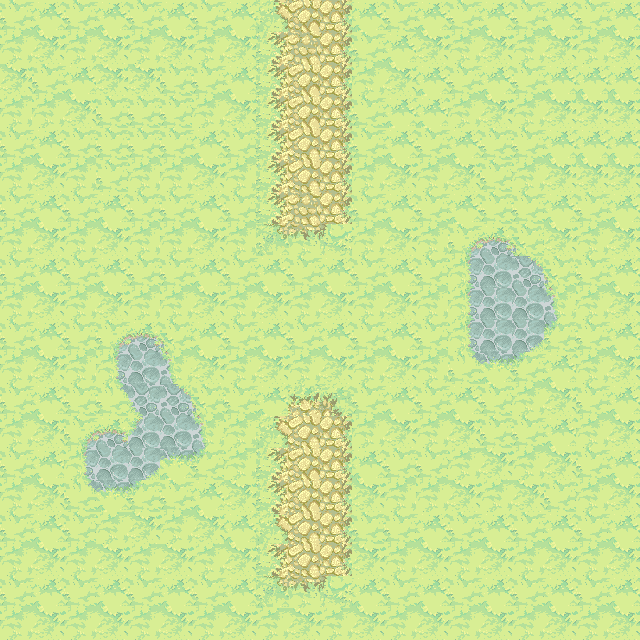

This is a level from a 2D game, rendered from its Tiled map with the project's own tilesets. A one-line summary and the map file follow, with tile-layer data summarised:
An orthogonal 20x20 tile map with 32x32 px tiles, 1 tile layer (background), 1 hidden layer not drawn, 6 tilesets.

<map version="1.0" orientation="orthogonal" renderorder="right-down" width="20" height="20" tilewidth="32" tileheight="32" nextobjectid="16">
 <tileset firstgid="1" name="ObjectLayer" tilewidth="32" tileheight="32" tilecount="84" columns="14">
  <image source="ObjectLayer.png" width="477" height="219" />
 </tileset>
 <tileset firstgid="85" name="ground_tiles" tilewidth="32" tileheight="32" tilecount="441" columns="21">
  <image source="ground_tiles.png" width="672" height="701" />
  <terraintypes>
   <terrain name="pradera" tile="43" />
   <terrain name="tierra" tile="106" />
   <terrain name="agua" tile="191" />
   <terrain name="piedra" tile="67" />
   <terrain name="mancha tierra" tile="34" />
   <terrain name="mancha gris" tile="99" />
   <terrain name="piedra marron" tile="274" />
  </terraintypes>
  <tile id="12" terrain="1,1,1,4" />
  <tile id="13" terrain="1,1,4,4" />
  <tile id="14" terrain="1,1,4,1" />
  <tile id="15" terrain="4,4,4,1" />
  <tile id="16" terrain="4,4,1,4" />
  <tile id="33" terrain="1,4,1,4" />
  <tile id="34" terrain="4,4,4,4" />
  <tile id="35" terrain="4,1,4,1" />
  <tile id="36" terrain="4,1,4,4" />
  <tile id="37" terrain="1,4,4,4" />
  <tile id="43" terrain="0,0,0,0" />
  <tile id="44" terrain="0,0,0,0" />
  <tile id="54" terrain="1,4,1,1" />
  <tile id="55" terrain="4,4,1,1" />
  <tile id="56" terrain="4,1,1,1" />
  <tile id="64" terrain="0,0,0,0" />
  <tile id="65" terrain="0,0,0,0" />
  <tile id="67" terrain="3,3,3,3" />
  <tile id="72" terrain="0,0,0,1" />
  <tile id="73" terrain="0,0,1,0" />
  <tile id="90" terrain="0,0,0,1" />
  <tile id="91" terrain="0,0,1,1" />
  <tile id="92" terrain="0,0,1,0" />
  <tile id="93" terrain="0,1,0,0" />
  <tile id="94" terrain="1,0,0,0" />
  <tile id="96" terrain="1,1,1,5" />
  <tile id="97" terrain="1,1,5,5" />
  <tile id="98" terrain="1,1,5,1" />
  <tile id="106" terrain="1,1,1,1" />
  <tile id="107" terrain="1,1,1,1" />
  <tile id="108" terrain="1,1,1,1" />
  <tile id="111" terrain="0,1,0,1" />
  <tile id="113" terrain="1,0,1,0" />
  <tile id="114" terrain="1,1,1,0" />
  <tile id="115" terrain="1,1,0,1" />
  <tile id="117" terrain="1,5,1,5" />
  <tile id="119" terrain="5,1,5,1" />
  <tile id="120" terrain="1,5,5,1" />
  <tile id="121" terrain="5,1,1,5" />
  <tile id="127" terrain="1,1,1,1" />
  <tile id="128" terrain="1,1,1,1" />
  <tile id="129" terrain="1,1,1,1" />
  <tile id="132" terrain="0,1,0,0" />
  <tile id="133" terrain="1,1,0,0" />
  <tile id="134" terrain="1,0,0,0" />
  <tile id="135" terrain="1,0,1,1" />
  <tile id="136" terrain="0,1,1,1" />
  <tile id="137" terrain=",,2," />
  <tile id="138" terrain="1,5,1,1" />
  <tile id="139" terrain="5,5,1,1" />
  <tile id="140" terrain="5,1,1,1" />
  <tile id="141" terrain="5,1,1,5" />
  <tile id="142" terrain="1,5,5,1" />
  <tile id="148" terrain="1,1,1,1" />
  <tile id="149" terrain="1,1,1,1" />
  <tile id="150" terrain="1,1,1,1" />
  <tile id="158" terrain="2,,," />
  <tile id="174" terrain="0,0,0,2" />
  <tile id="175" terrain="0,0,2,2" />
  <tile id="176" terrain="0,0,2,0" />
  <tile id="177" terrain="0,0,0,0" />
  <tile id="190" terrain="2,2,2,2" />
  <tile id="191" terrain="2,2,2,2" />
  <tile id="192" terrain=",,,3" />
  <tile id="193" terrain=",,3,3" />
  <tile id="194" terrain=",,3," />
  <tile id="195" terrain="0,2,0,2" />
  <tile id="196" terrain="2,2,2,2" />
  <tile id="197" terrain="2,0,2,0" />
  <tile id="198" terrain="0,2,2,2" />
  <tile id="199" terrain="2,0,2,2" />
  <tile id="211" terrain="2,2,2,2" />
  <tile id="212" terrain="2,2,2,2" />
  <tile id="213" terrain=",3,,3" />
  <tile id="214" terrain="2,2,2,2" />
  <tile id="215" terrain="3,,3," />
  <tile id="216" terrain="0,2,0,0" />
  <tile id="217" terrain="2,2,0,0" />
  <tile id="218" terrain="2,0,0,0" />
  <tile id="219" terrain="2,2,0,2" />
  <tile id="220" terrain="2,2,2,0" />
  <tile id="234" terrain=",3,," />
  <tile id="235" terrain="3,3,," />
  <tile id="236" terrain="3,,," />
  <tile id="258" terrain="0,0,0,0" />
  <tile id="259" terrain="0,0,6,6" />
  <tile id="260" terrain="0,0,6,0" />
  <tile id="262" terrain="6,0,6,0" />
  <tile id="274" terrain="6,6,6,6" />
  <tile id="275" terrain="6,6,6,6" />
  <tile id="277" terrain="6,6,6,0" />
  <tile id="278" terrain="0,6,0,6" />
  <tile id="279" terrain="0,6,0,6" />
  <tile id="280" terrain="6,6,6,6" />
  <tile id="281" terrain="6,6,6,0" />
  <tile id="282" terrain="6,6,6,0" />
  <tile id="283" terrain="6,6,0,6" />
  <tile id="295" terrain="6,6,6,6" />
  <tile id="296" terrain="6,6,6,6" />
  <tile id="298" terrain="6,0,6,6" />
  <tile id="299" terrain="0,6,6,6" />
  <tile id="300" terrain="0,6,0,0" />
  <tile id="301" terrain="6,6,0,0" />
  <tile id="302" terrain="6,0,0,0" />
  <tile id="303" terrain="6,0,6,6" />
  <tile id="304" terrain="0,6,6,6" />
 </tileset>
 <tileset firstgid="526" name="Extra_Unfinished4" tilewidth="32" tileheight="32" tilecount="88" columns="11">
  <image source="Extra_Unfinished4.png" width="360" height="266" />
 </tileset>
 <tileset firstgid="614" name="Cliff_tileset" tilewidth="32" tileheight="32" tilecount="240" columns="15">
  <image source="Cliff_tileset.png" width="503" height="518" />
 </tileset>
 <tileset firstgid="854" name="graphics-tiles-waterflow" tilewidth="32" tileheight="32" tilecount="81" columns="9">
  <image source="graphics-tiles-waterflow.png" width="319" height="293" />
 </tileset>
 <tileset firstgid="935" name="meta_tiles" tilewidth="32" tileheight="32" spacing="1" margin="1" tilecount="2" columns="2">
  <image source="meta_tiles.png" width="67" height="34" />
  <tile id="0">
   <properties>
    <property name="colisionable" value="true" />
    <property name="objeto" value="piedra" />
   </properties>
  </tile>
  <tile id="1">
   <properties>
    <property name="colisionable" value="true" />
    <property name="objeto" value="agua" />
   </properties>
  </tile>
 </tileset>
 <layer name="background" width="20" height="20">
  <data>[400 cells, 400 non-empty, 32 distinct tile ids]</data>
 </layer>
 <layer name="meta tiles" width="20" height="20" visible="0">
  <data>[400 cells, 63 non-empty, 2 distinct tile ids]</data>
 </layer>
</map>
